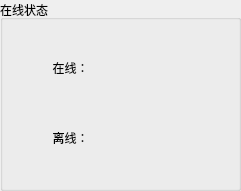
     <widget class="QGroupBox" name="groupBox_24">
      <property name="geometry">
       <rect>
        <x>10</x>
        <y>20</y>
        <width>241</width>
        <height>191</height>
       </rect>
      </property>
      <property name="title">
       <string>在线状态</string>
      </property>
      <widget class="QLabel" name="label_66">
       <property name="geometry">
        <rect>
         <x>20</x>
         <y>60</y>
         <width>101</width>
         <height>15</height>
        </rect>
       </property>
       <property name="sizePolicy">
        <sizepolicy hsizetype="Expanding" vsizetype="Expanding">
         <horstretch>0</horstretch>
         <verstretch>0</verstretch>
        </sizepolicy>
       </property>
       <property name="text">
        <string>在线：</string>
       </property>
       <property name="alignment">
        <set>Qt::AlignCenter</set>
       </property>
      </widget>
      <widget class="QLabel" name="label_67">
       <property name="geometry">
        <rect>
         <x>20</x>
         <y>130</y>
         <width>101</width>
         <height>15</height>
        </rect>
       </property>
       <property name="sizePolicy">
        <sizepolicy hsizetype="Expanding" vsizetype="Expanding">
         <horstretch>0</horstretch>
         <verstretch>0</verstretch>
        </sizepolicy>
       </property>
       <property name="text">
        <string>离线：</string>
       </property>
       <property name="alignment">
        <set>Qt::AlignCenter</set>
       </property>
      </widget>
      <widget class="QLabel" name="label_device2_offline">
       <property name="geometry">
        <rect>
         <x>140</x>
         <y>110</y>
         <width>71</width>
         <height>51</height>
        </rect>
       </property>
       <property name="sizePolicy">
        <sizepolicy hsizetype="Expanding" vsizetype="Expanding">
         <horstretch>0</horstretch>
         <verstretch>0</verstretch>
        </sizepolicy>
       </property>
       <property name="styleSheet">
        <string notr="true">image: url(:/red/red.png);</string>
       </property>
       <property name="text">
        <string/>
       </property>
       <property name="alignment">
        <set>Qt::AlignCenter</set>
       </property>
      </widget>
      <widget class="QLabel" name="label_device2_online">
       <property name="geometry">
        <rect>
         <x>140</x>
         <y>40</y>
         <width>71</width>
         <height>51</height>
        </rect>
       </property>
       <property name="sizePolicy">
        <sizepolicy hsizetype="Expanding" vsizetype="Expanding">
         <horstretch>0</horstretch>
         <verstretch>0</verstretch>
        </sizepolicy>
       </property>
       <property name="styleSheet">
        <string notr="true">image: url(:/green/green.png);</string>
       </property>
       <property name="text">
        <string/>
       </property>
       <property name="alignment">
        <set>Qt::AlignCenter</set>
       </property>
      </widget>
     </widget>
